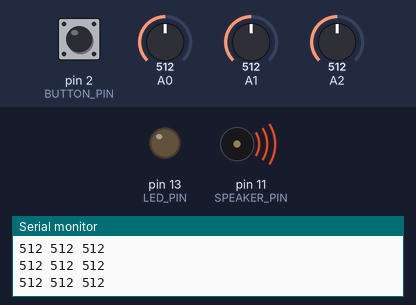
This sketch was run on a simulated Arduino Uno, built with avr-gcc and run on an emulated ATmega328P. Shown: output pins drawn as LEDs (lit = HIGH), buzzer (waves = sounding), the last lines printed to the serial monitor. Inputs (shaded band) come from the test bench; at power-on: pin 2 (BUTTON_PIN) HIGH, A0 = 512, A1 = 512, A2 = 512. Random numbers use the default seed unless the sketch sets one; EEPROM starts erased.

Above: at 1.2 s.
1.3 s: pin 2 (BUTTON_PIN) pulled LOW for 0.75 s
At 3.57 s:
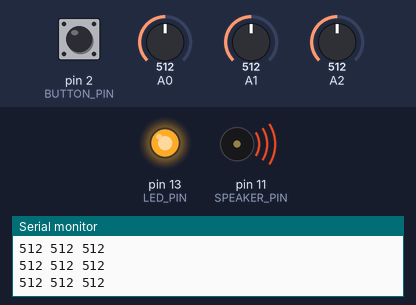
4.6 s: pin 2 (BUTTON_PIN) pulsed LOW 2 times (0.12 s each, 0.3 s apart)
Timing chart, 0 to 14.5 s (numbered marks = the images above; inputs shaded):
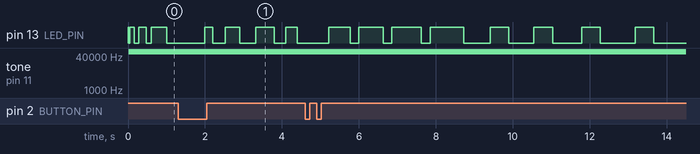

The sketch:

FlyingMarlin_v0.02.ino
```cpp
#include <EEPROM.h>

#define SAMPLE_RATE 22050 // adjust sample rate to lower pitch, 11025 for octave lower for example, 22050 normal
#define SIZE        256
#define OFFSET      32
#define LED_PIN     13
#define LED_PORT    PORTB
#define LED_BIT     5
#define SPEAKER_PIN 11
#define BUTTON_PIN 2

int out;
int last = 0;
int curr = 0;
uint8_t delaymem[SIZE];
uint8_t locat = 0;
uint8_t bound = SIZE; //bound is the period of the delayline. it's important for pitch and timing routines later.
int accum = 0;
int lowpass = 0.1; // 0 ... 1.0
bool trig = false;
int tempSensor = analogRead(0); /* define where the temperature sensor is.
                                  Use 3 pin TMP36GT9Z from analog devices! easy.
                                  Note that for 105F° the ADC is approx 185.
                                  and for 15° the ADC is approx 83
                                  roughly one degree F per bit but not exactly.
                                                                            */
int solarPanel = analogRead(1);   /* define where the wobbly voltage is.
                                this is just a voltage divider hooked up to the solar panel,
                                should vary from 5v to 0v depending on sun conditions.
                                 can be used later.
                                 value reliably ferret between 600 and 900 with 100k and 81k resistor*/
int foilAntennae = analogRead(2); /* define where the foil antennae sensor is.
                                  experimental variable. maybe you can make a foil antennae
                                  easily inside the case?*/

int mode = 1; // Variable to track the current program mode
int val[6];

// note root -- needs to be under the size of the delayline window, can't be less than 256.
float pulse = 255.0;

// messing around with tuning--WTP 3/7 prism plus 11 3 and 7
float note1 = pulse / (1.0/1.0);
float note2 = pulse / (33.0/32.0);
float note3 = pulse / (9.0/8.0);
float note4 = pulse / (147.0/128.0);
float note5 = pulse / (77.0/64.0);
float note6 = pulse / (21.0/16.0);
float note7 = pulse / (11.0/8.0);
float note8 = pulse / (3.0/2.0);
float note9 = pulse / (49.0/32.0);
float note10 = pulse / (441.0/256.0);
float note11 = pulse / (7.0/4.0);
float note12 = pulse / (63.0/32.0);

float note13 = pulse / (2.0/1.0);
float note14 = pulse / (33.0/16.0);
float note15 = pulse / (9.0/4.0);
float note16 = pulse / (147.0/64.0);
float note17 = pulse / (77.0/32.0);
float note18 = pulse / (21.0/8.0);
float note19 = pulse / (11.0/4.0);
float note20 = pulse / (3.0/1.0);
float note21 = pulse / (49.0/16.0);
float note22 = pulse / (441.0/128.0);
float note23 = pulse / (7.0/2.0);
float note24 = pulse / (63.0/16.0);


float noteTable[24] = {
  note1, note2, note3, note4, note5, note6, note7, note8, note9, note10, note11, note12,
  note13, note14, note15, note16, note17, note18, note19, note20, note21, note22, note23, note24
};


ISR(TIMER1_COMPA_vect) {
  OCR2A = 0xff & out;

  if (trig) {
    for (int i = 0; i < SIZE; i++) delaymem[i] = random();
    trig = false;
  } else {
    delaymem[locat++] = out;
    if (locat >= bound) locat = 0;
    curr = delaymem[locat];
    out = accum >> lowpass;
    accum = accum - out + ((last >> 1) + (curr >> 1));
    last = curr;
  }
}

void startPlayback() {
  pinMode(SPEAKER_PIN, OUTPUT);
  pinMode(LED_PIN, OUTPUT);
  ASSR &= ~(_BV(EXCLK) | _BV(AS2));
  TCCR2A |= _BV(WGM21) | _BV(WGM20);
  TCCR2B &= ~_BV(WGM22);
  TCCR2A = (TCCR2A | _BV(COM2A1)) & ~_BV(COM2A0);
  TCCR2A &= ~(_BV(COM2B1) | _BV(COM2B0));
  TCCR2B = (TCCR2B & ~(_BV(CS12) | _BV(CS11))) | _BV(CS10);
  OCR2A = 0;
  cli();
  TCCR1B = (TCCR1B & ~_BV(WGM13)) | _BV(WGM12);
  TCCR1A = TCCR1A & ~(_BV(WGM11) | _BV(WGM10));
  TCCR1B = (TCCR1B & ~(_BV(CS12) | _BV(CS11))) | _BV(CS10);
  OCR1A = F_CPU / SAMPLE_RATE;
  TIMSK1 |= _BV(OCIE1A);
  sei();
}

void stopPlayback() {
  TIMSK1 &= ~_BV(OCIE1A);
  TCCR1B &= ~_BV(CS10);
  TCCR2B &= ~_BV(CS10);
  digitalWrite(SPEAKER_PIN, LOW);
}

void setup() {
  startPlayback();
  Serial.begin(9600);
  randomSeed(analogRead(4));
  pinMode(BUTTON_PIN, INPUT_PULLUP);

  if(EEPROM.read(0) == 255) {
    mode = 1;
  } else {
    mode = EEPROM.read(0);
  }
}

float fade(float t) {
  return t * t * t * (t * (t * 6 - 15) + 10);
}

float lerp(float a, float b, float t) {
  return a + t * (b - a);
}

float grad(int hash, float x) {
  int h = hash & 15;
  float grad = 1.0 + (h & 7);
  if (h & 8) grad = -grad;
  return (grad * x);
}

float perlinNoise(float x) {
  int X = (int)x & 255;
  x -= (int)x;
  float u = fade(x);
  int a = (X) & 255;
  int b = (X + 1) & 255;
  return lerp(grad(a, x), grad(b, x - 1), u);
}

void FlyingMarlin(float* noteTable, int phraseBegin, int phraseEnd, float divisor, float mult, float add) {
  int j = 1;
  int phraseStop = phraseBegin - 1;
  for (int i = phraseBegin; i > phraseStop; i = i + j) {
    if (i == phraseEnd) {
      j = -1;
    }

    tempSensor = constrain(tempSensor, 83, 185);
    float mappedTemp = map(tempSensor, 83, 185, 25, 550);
    mappedTemp = mappedTemp / 100;

    solarPanel = constrain(solarPanel, 630, 950);
    float mappedSolar = map(solarPanel, 630, 950, 100, 600);
    mappedSolar = mappedSolar / 100; //might not be necessary

    LED_PORT ^= 1 << LED_BIT;
    trig = true;

    // Use i * mult + add for the Perlin noise calculation
    float noiseValue = (perlinNoise((i * mult) + add) + 1.0) / 2.0;

          // float noiseValue = (perlinNoise(i * 0.4) + 1.0) / 2.0;
          // i / 20.0 still works but changes are so gradual...2.5 is good
          // i * 3.4 is ok... i * 2.0 also ok
          // add is usually just 1. maybe get rid of + add + 1?
          // temp sensor could be tempmult = mappedSolar * mult...?
          // temp sensor could be tempadd = mappedSolar + add...easy
          //test with potentiometer already!

    noiseValue = constrain(noiseValue, 0.0, 1.0);
    int tab = (int)(noiseValue * 23.0);  // Scale noise to select note from noteTable

    tab = constrain(tab, 0, 23);  // Ensure tab is within bounds

    bound = noteTable[tab];
    bound = bound / divisor;
    //bound = constrain(bound, 24, 255);

    int value = random(0, 1023);
    float falue = map(value, 0, 1023, 1, 3000) / 1000.0;
    lowpass = falue;

    int bond = bound * i;
    int vari = i * 3;
    bond = bond + vari;
    bond = bond / 4; // could be interesting to slow down the sequence based on solar input here.
    delay(bond);

    for(int q = 0; q < 3; q++) {
      val[q] = analogRead(q);
      Serial.print(val[q]);
      Serial.print(" ");
    }
    Serial.println();

    if (digitalRead(BUTTON_PIN) == LOW) {
      Serial.println(F("Button pressed. Exiting Program();"));
      break;
    }
  }
  Serial.println(F("Executing FlyingMarlin();"));
}


void loop() {
  if (digitalRead(BUTTON_PIN) == LOW) {
    mode = (mode % 4) + 1;
    Serial.print(F("Switched to Program "));
    Serial.println(mode);
    EEPROM.write(0, mode);
    delay(500);
  }

  switch (mode) {
    case 1:
     FlyingMarlin(noteTable, 0, 30, 1, 5.1, 1.1);
      break;
    case 2:
      FlyingMarlin(noteTable, 30, 60, 4, 2.0, 1.9);
      break;
    case 3:
      FlyingMarlin(noteTable, 20, 40, 2, 0.5, 2.3);
      break;
    case 4:
      FlyingMarlin(noteTable, 26, 65, 1.33, 0.25, 4.2);
      break;
    default:
      break;
  }
}
```
